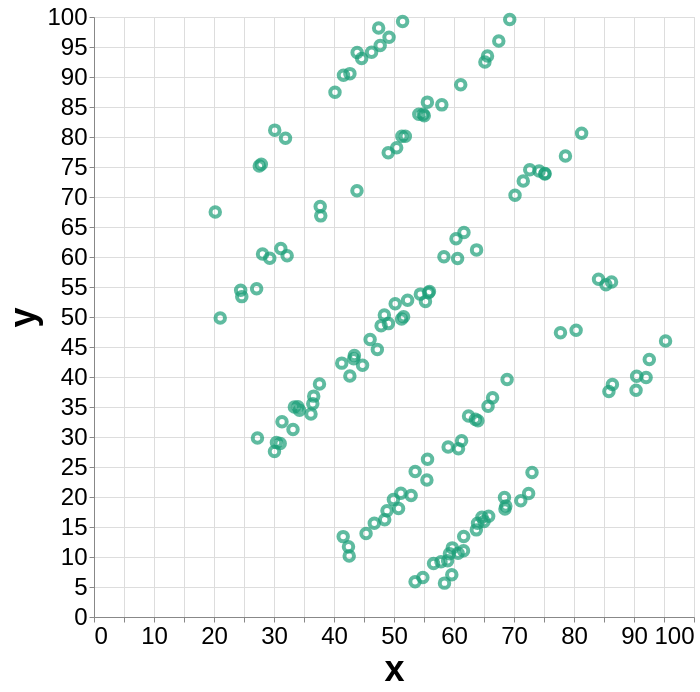

The specification (Vega-Lite) saved for this image:
### Vega-Lite specification from a JSON file in a GitHub repository (floating-point values rounded to 4 significant figures; data arrays with more than 128 entries replaced by an {"elided": "..."} marker saying what was removed)
{"config": {"view": {"width": 400, "height": 300}, "mark": {"tooltip": null}, "axis": {"labelFontSize": 24, "titleFontSize": 36}}, "data": {"name": "data-7c0a1b37a2032801b508f62e4a82ee5a"}, "mark": {"type": "point", "color": "#1b9e77"}, "encoding": {"size": {"value": 90}, "strokeWidth": {"value": 4}, "x": {"type": "quantitative", "field": "x"}, "y": {"type": "quantitative", "field": "y"}}, "height": 600, "width": 600, "$schema": "https://vega.github.io/schema/vega-lite/v5.json", "datasets": {"data-7c0a1b37a2032801b508f62e4a82ee5a": {"elided": "142 records"}}}
